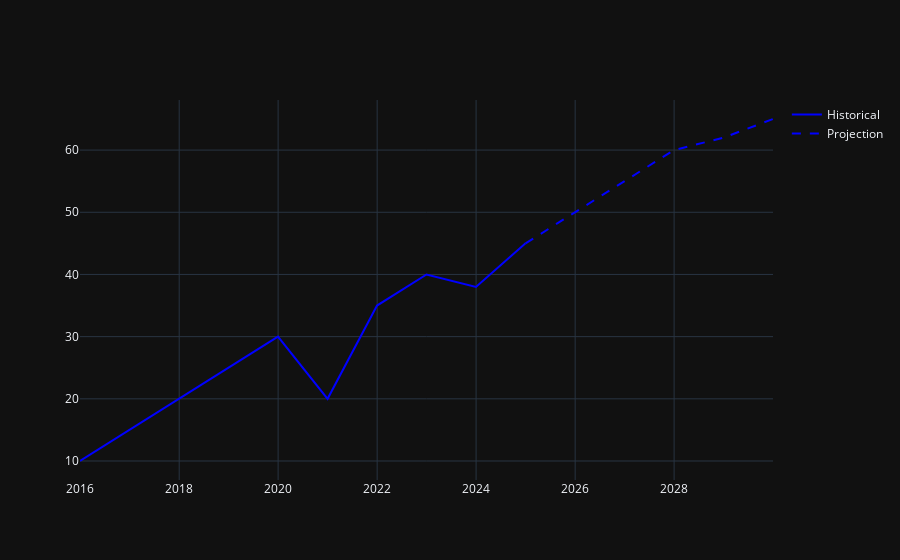

Notebook cell for this chart:
### Code cell
# Add projected data with a dashed line
fig.add_trace(go.Scatter(
    x=projection["Date"], y=projection["Value"], mode="lines", name="Projection",
    line=dict(color="blue", dash="dash")
))

fig.show()

### Figure 1 — Plotly figure (JSON) as saved in the notebook; plotly's stock layout.template omitted (floating-point values rounded to 4 significant figures)
{"data": [{"line": {"color": "blue"}, "mode": "lines", "name": "Historical", "type": "scatter", "x": ["2015-12-31T00:00:00.000000000", "2016-12-31T00:00:00.000000000", "2017-12-31T00:00:00.000000000", "2018-12-31T00:00:00.000000000", "2019-12-31T00:00:00.000000000", "2020-12-31T00:00:00.000000000", "2021-12-31T00:00:00.000000000", "2022-12-31T00:00:00.000000000", "2023-12-31T00:00:00.000000000", "2024-12-31T00:00:00.000000000"], "y": [10, 15, 20, 25, 30, 20, 35, 40, 38, 45]}, {"line": {"color": "blue", "dash": "dash"}, "mode": "lines", "name": "Projection", "type": "scatter", "x": ["2024-12-31T00:00:00.000000000", "2025-12-31T00:00:00.000000000", "2026-12-31T00:00:00.000000000", "2027-12-31T00:00:00.000000000", "2028-12-31T00:00:00.000000000", "2029-12-31T00:00:00.000000000"], "y": [45, 50, 55, 60, 62, 65]}], "layout": {}}
